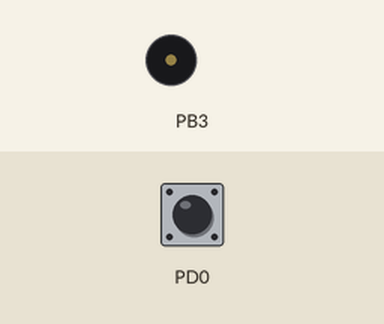
Simulated run of this program. Board: ATtiny2313, built with avr-gcc and emulated at 1 MHz. Parts: buzzer (waves = sounding). Inputs (shaded band) come from the test bench; at power-on: PD0 HIGH.

Above: at 1.2 s.
1.3 s: PD0 pulled LOW for 0.15 s
At 2.2 s:
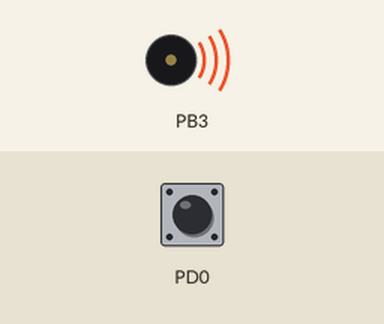
Timing chart, 0 to 10.4 s (numbered marks = the images above; inputs shaded):
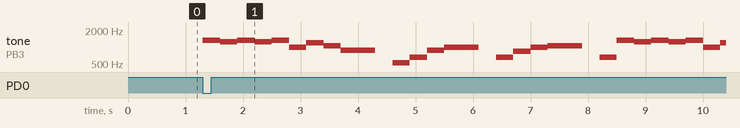

The program:

main.c
```c
/*
 * FurEliseGreetingCard.c
 *
 * Created: 2/13/2017 4:32:58 PM
 * Author : Farez Halim and Tamara Oldham
 */


#include <avr/io.h>
#include <stdint.h>
#include <avr/pgmspace.h>
#define F_CPU 1000000UL //clock is divided by 8
#include <util/delay.h>
#define PD0 0
#define PB3 3
#define PB2 2

// store song notes in flash memory
const uint8_t melody_voice0[] PROGMEM = {0x5D, 0x63, 0x5D, 0x63, 0x5D, 0x7d, 0x69, 0x76, 0x8D, 0x00, 0xED, 0xBC, 0x8D, 0x7D, 0x00, 0xBC, 0x95, 0x7D, 0x76, 0x00, 0xBC, 0x5D, 0x63, 0x5D, 0x63, 0x5D, 0x7D, 0x69, 0x76, 0x8D, 0x00, 0xED, 0xBC, 0x8D, 0x7D, 0x00, 0xBC, 0x76, 0x7D, 0x8D, 0x5D, 0x63, 0x5D, 0x63, 0x5D, 0x7d, 0x69, 0x76, 0x8D, 0x00};
const uint8_t melody_voice1[] PROGMEM = {0x2E, 0x31, 0x2E, 0x31, 0x2E, 0x3E, 0x34, 0x3A, 0x46, 0x00, 0x76, 0x5D, 0x46, 0x3E, 0x00, 0x5D, 0x4A, 0x3E, 0x3A, 0x00, 0x5D, 0x2E, 0x31, 0x2E, 0x31, 0x2E, 0x3E, 0x34, 0x3A, 0x46, 0x00, 0x76, 0x5D, 0x46, 0x3E, 0x00, 0x5D, 0x3A, 0x3E, 0x46, 0x2E, 0x31, 0x2E, 0x31, 0x2E, 0x3E, 0x34, 0x3A, 0x46, 0x00};
const uint8_t delays[] PROGMEM = {1,1,1,1,1,1,1,1,2,1,1,1,1,2,1,1,1,1,2,1,1,1,1,1,1,1,1,1,1,2,1,1,1,1,2,1,1,1,1,4,1,1,1,1,1,1,1,1,2,1};


void my_delay_ms(uint8_t n) {
	while(n--) {
		_delay_ms(300);
	}
}

void play_note(uint8_t compareLow, uint8_t compareHigh, uint8_t delay) {
	// initialize counter
	TCNT0 = 0;
	TCNT1H = 0;
	TCNT1L = 0;

	// set compare values for low and high octave
	OCR0A = compareLow;
	OCR1A = compareHigh;

	my_delay_ms(delay);
}


int main(void) {
	// one input from the button
	DDRD &= ~(1 << PD0); // Makes first pin of PORTD as Input
	PORTD |= (1 << PD0); // activate pull-up resistor

	// two outputs to buzzers
	DDRB |= (1 << PB2); // set PB2 (OC0A) as an output
	DDRB |= (1 << PB3); // set PB3 (OC1A) as an output

  while (1) {

		if ((PIND & 1) == 0) {
			// set timer0 to CTC mode, pre-scaler = 8, toggle on match
			TCCR0A |= (1 << WGM01) | (1 << COM0A0) | (1 << COM0B0);
			TCCR0B |= (1 << WGM02) | (1 << CS01);

			// set timer1 to CTC mode, pre-scaler = 8, toggle on match
			TCCR1A |= (1 << COM1A0);
			TCCR1B |= (1 << WGM12) | (1 << CS11);

			//intialize output compare registers
			OCR0A = 0;
			OCR1A = 0;

			int count = 50; // size of song
			uint8_t voice1;
			uint8_t voice2;
			uint8_t delay;

			// call the play_note function with compare and delay values
			for (int noteCounter = 0; noteCounter < count; noteCounter++) {
				voice1 = pgm_read_byte(&melody_voice0[noteCounter]);
				voice2 = pgm_read_byte(&melody_voice1[noteCounter]);
				delay = pgm_read_byte(&delays[noteCounter]);
				play_note(voice1, voice2, delay);

			}
		} else {
			// turn off timers
			TCCR0A = 0;
			TCCR0B = 0;
			TCCR1A = 0;
			TCCR1B = 0;
			OCR0A = 0;
			OCR1A = 0;
		}
  }
}
```

Measured:
- after the input at 1.3 s, tone on PB3: plays 1330 Hz for 0.30 s, 1250 Hz for 0.30 s, 1330 Hz for 0.30 s, 1250 Hz for 0.30 s, 1330 Hz for 0.30 s, 992 Hz for 0.30 s … (25 notes in this stretch), starting at once
